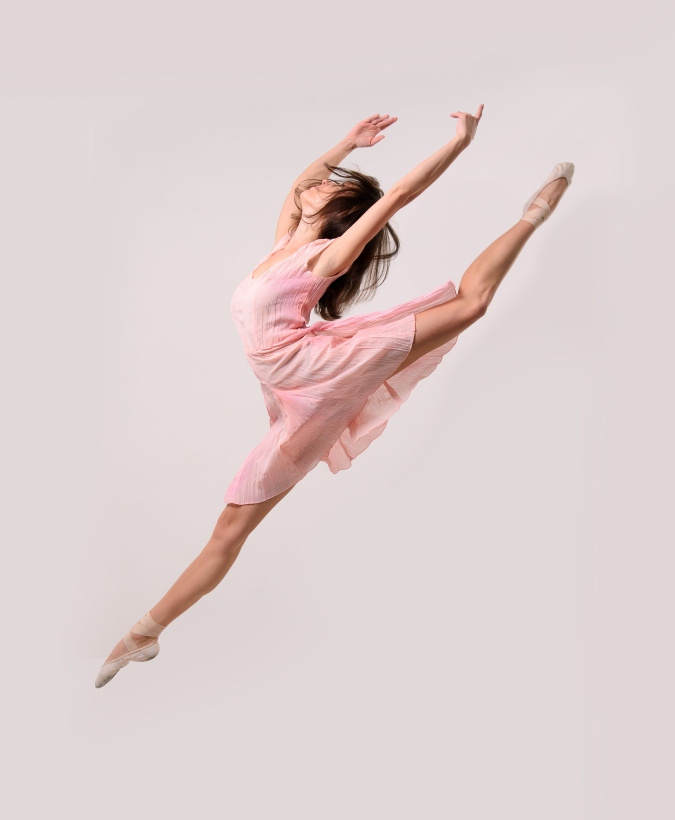
#> input picture 00_Contours/dancer.jpg, 2700 x 3277 px, found by its file name (shown at 1/4 size)
$ python 01_Contours.py --input dancer.jpg
#> lines starting #> are read from the running program, lines starting #| are printed output that depends on the picture; after the words box and inside, x2 and y2 are one past the last pixel; in counts of white or black regions, pixels touching at a corner belong together
import csv
import sys
import cv2 as cv
import numpy as np
import argparse
import random as rng
import matplotlib.pyplot as plt
from PIL import Image
from numpy import savetxt

rng.seed(12345)

def thresh_callback(val):
    threshold = val

    # Detect edges using Canny
    canny_output = cv.Canny(img_gray, threshold, threshold * 2)

    # Find contours
    contours, hierarchy = cv.findContours(canny_output, cv.RETR_TREE, cv.CHAIN_APPROX_SIMPLE)

    # Draw contours
    drawing = np.zeros((canny_output.shape[0], canny_output.shape[1], 3), dtype=np.uint8)
    for i in range(len(contours)):
        color = (rng.randint(255,255), rng.randint(255,255), rng.randint(255,255))
        #color = (rng.randint(0,256), rng.randint(0,256), rng.randint(0,256))
        cv.drawContours(drawing, contours, i, color, 3, cv.LINE_8, hierarchy, 0)

    # cv.imwrite('/Users/helenahomsi/Desktop/IAAC/07 TERM 02/HARDWARE II/SHEDIO/SHEDIO/00_Contours/saved screens/test-03.png', drawing)

    # Show in a window
    cv.imshow('Contours', drawing)
    print(type(drawing))

    # Convert image to np array
    myArray = np.asarray(drawing)
    print(type(myArray))
    print(myArray.shape)
    print(myArray)

    # Save to CSV file
    file_name = 'CntArrayShape1'
    ArrayCSV = myArray.tolist()
    with open(file_name+'.csv', 'w', newline='') as csvfile:
        writer = csv.writer(csvfile, delimiter=',')
        writer.writerows(ArrayCSV)

    with open(file_name+'.csv', 'r') as f:
        reader = csv.reader(f)
        ArrayCSV = list(reader)

    # [17 lines of commented-out code are left out]
parser = argparse.ArgumentParser(description='Code for Finding contours in your image tutorial.')
parser.add_argument('--input', help='Path to input image.', default='YourImage.jpg')
args = parser.parse_args()

# src = cv.imread(cv.samples.findFile(args.input))
img = cv.imread('/Users/helenahomsi/Desktop/IAAC/07 TERM 02/HARDWARE II/SHEDIO/00_Contours/dancer.jpg')
#> img is the input picture: shape (3277, 2700, 3); mean B, G, R 207.7, 208.1, 222
if img is None:
    print('Could not open or find the image:', args.input)
    exit(0)

# Convert image to gray and blur it
img_gray = cv.cvtColor(img, cv.COLOR_BGR2GRAY)
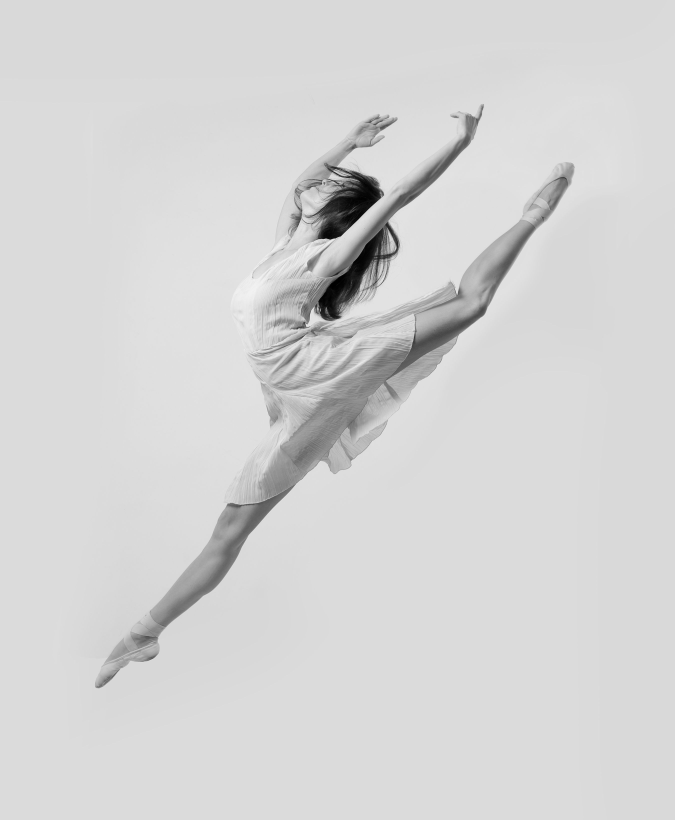
#> img_gray: shape (3277, 2700) (shown at 1/4 size); min 0, max 248, mean 212.3
img_gray = cv.blur(img_gray, (3,3))


# Create Window
source_window = 'Source'
cv.namedWindow(source_window)
cv.imshow(source_window, img)
max_thresh = 255
thresh = 100 # initial threshold
cv.createTrackbar('Canny Thresh:', source_window, thresh, max_thresh, thresh_callback)
thresh_callback(thresh)
#> in thresh_callback, `canny_output = cv.Canny(img_gray, threshold, threshold * 2)`:
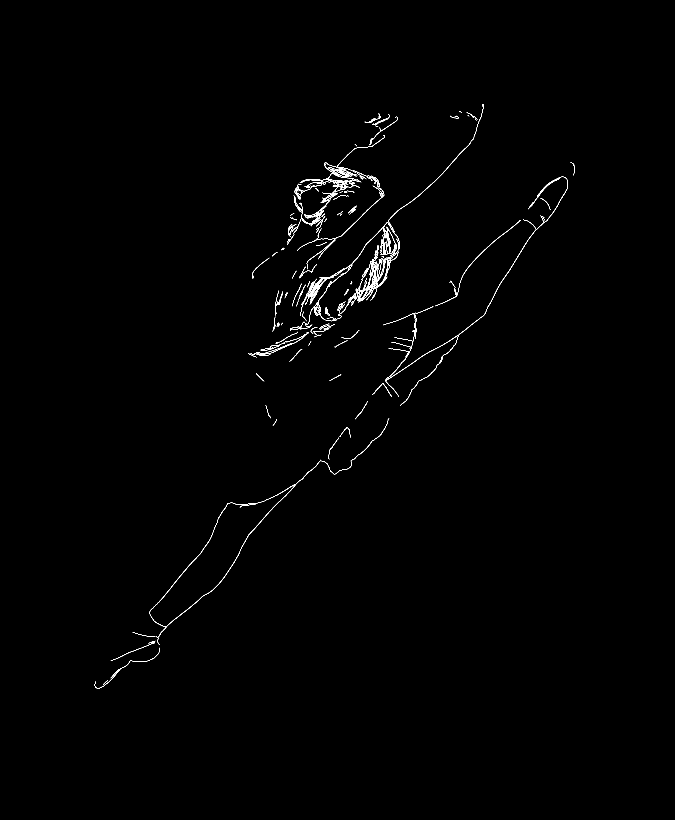
#> canny_output: shape (3277, 2700) (shown at 1/4 size); 0.34% white in thin lines or dots, all inside (x1, y1, x2, y2) = (379, 416, 2299, 2753)
#> in thresh_callback, `contours, hierarchy = cv.findContours(canny_output, cv.RETR_TREE, cv.C..`: contours = 343 contours, 249 with area under 20; largest, box (x1, y1, x2, y2) and area: (598, 1673, 1557, 2549) 1124, (1601, 861, 2177, 1624) 472, (1552, 416, 1936, 915) 340, (1740, 880, 2083, 1225) 237, (1542, 1341, 1831, 1587) 220
#> after the loop in thresh_callback, `for i in range(len(contours)):`:
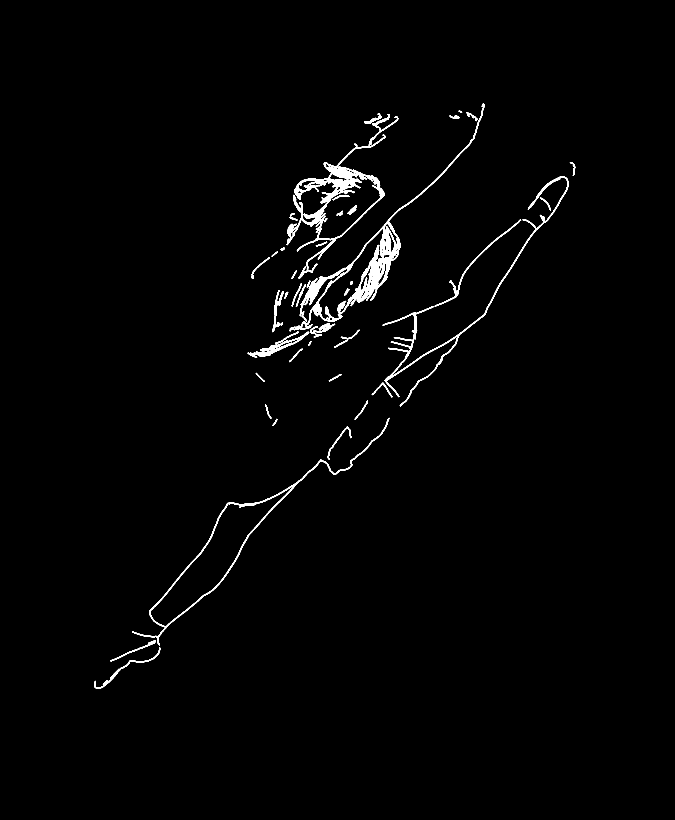
#> drawing: shape (3277, 2700, 3) (shown at 1/4 size); 1.2% white; 64 white regions, largest, box (x1, y1, x2, y2) and area: (1158, 414, 1938, 1326) 32124, (1146, 538, 1542, 1079) 23800, (1530, 705, 2274, 1626) 13905
#| <class 'numpy.ndarray'>
#| <class 'numpy.ndarray'>
#| (3277, 2700, 3)
#> (printed output is left out)
#> in thresh_callback, `ArrayCSV = myArray.tolist()`: ArrayCSV = 3277 items

# [7 lines of commented-out code are left out]
w, h = 2700, 3277
data = np.zeros((h, w, 3), dtype=np.uint8)
data[200:350, 200:350] = [255, 255, 255]
new_img = Image.fromarray(data, 'RGB')
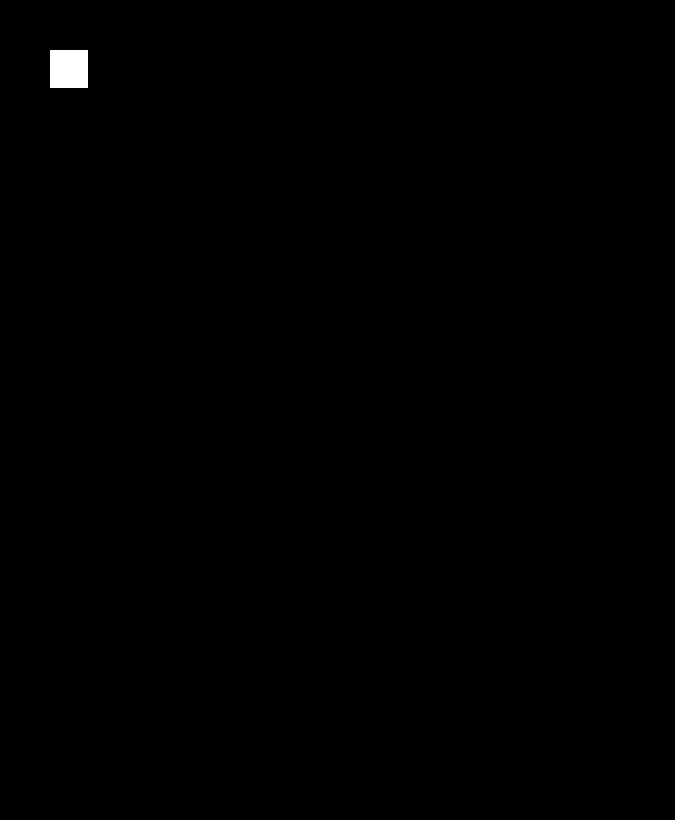
#> new_img: PIL image 2700x3277 RGB (shown at 1/4 size); 0.25% white; 1 white region, box (x1, y1, x2, y2) and area: (200, 200, 350, 350) 22500
# img.save('my.png')
# img.show()


cv.waitKey()
